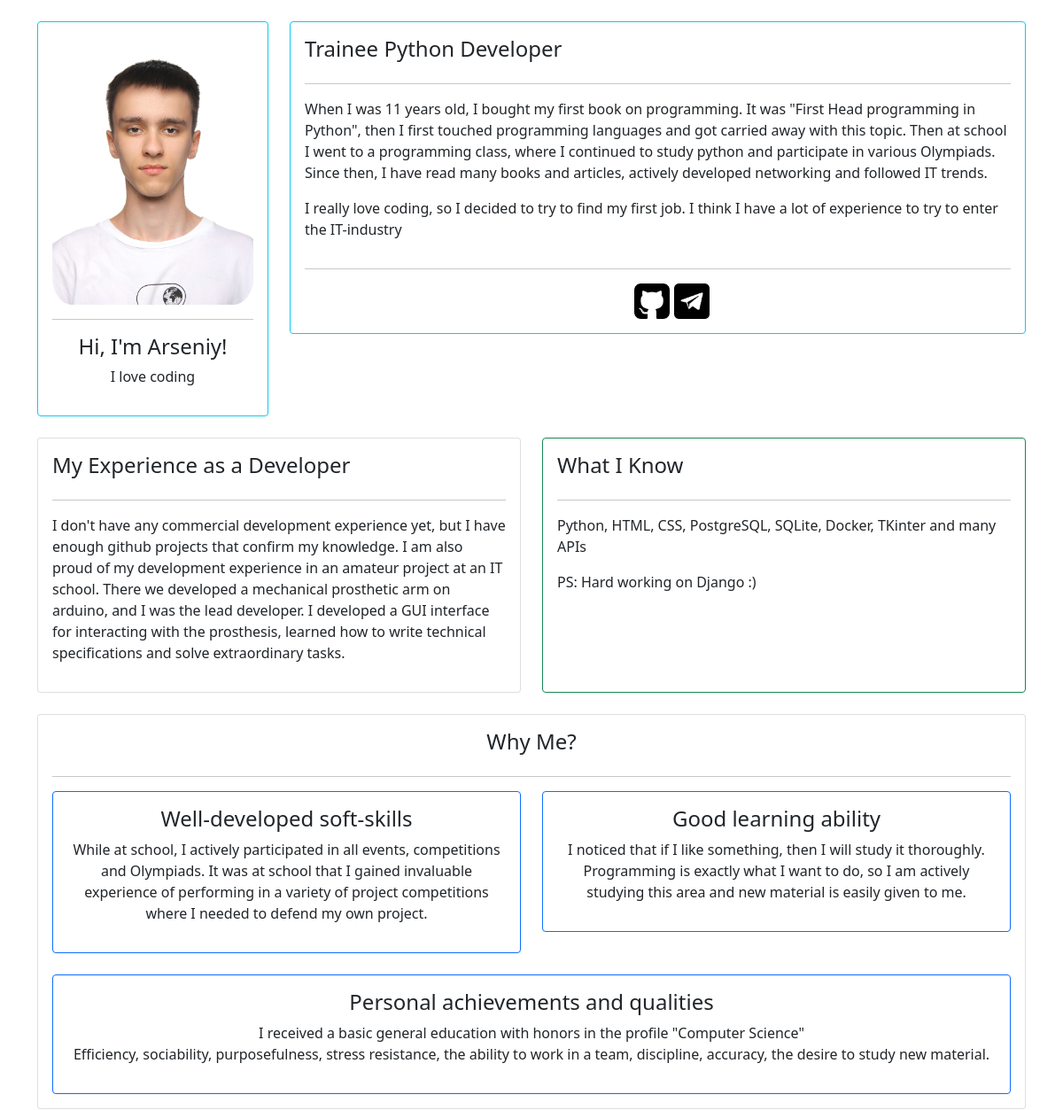
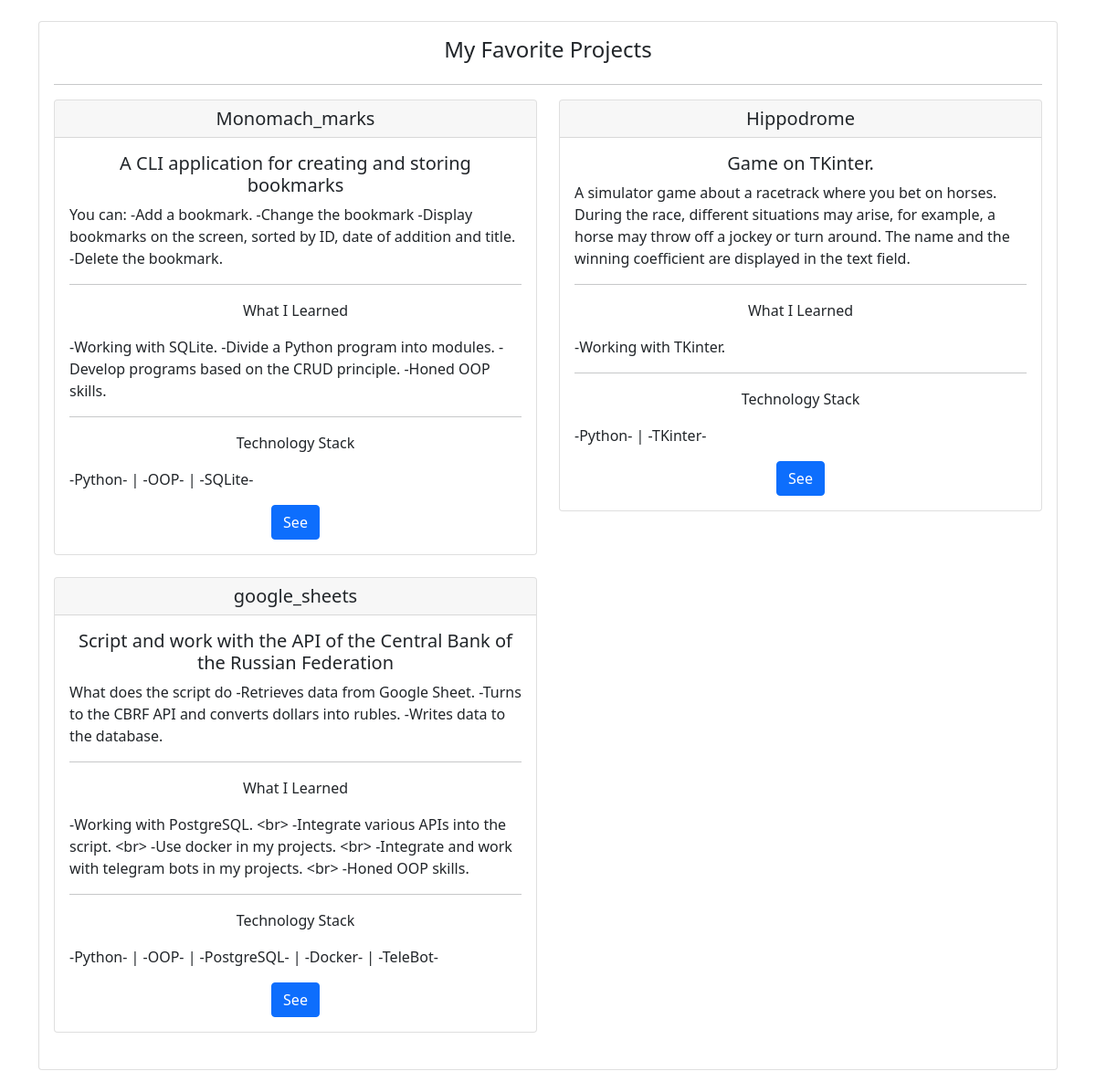
The page / on the database its author committed (2 pictures, top to bottom).
### projects/models.py (models this page shows, shortened)
class Project(models.Model):
    title = models.CharField(max_length=100)
    subtitle = models.TextField(null=True, blank=True)
    description = models.TextField(null=True, blank=True)
    learn_description = models.TextField(null=True, blank=True)
    stack = models.TextField(null=True, blank=True)
    source_link = models.TextField(max_length=500, null=True, blank=True)

### projects/views.py (the view)
# urls.py: path('', include('projects.urls')),
def projects(request):
	projects = Project.objects.all()
	context = {'projects': projects}
	return render(request, 'projects/projects.html', context)

### projects/templates/projects/projects.html (shortened to what this page needs)
<!DOCTYPE html>
{% load static %}
<html lang="en">
<head>
    <link href="https://cdn.jsdelivr.net/npm/bootstrap@5.1.3/dist/css/bootstrap.min.css" rel="stylesheet"
>
    <link href="{% static 'css/main.css' %}" rel="stylesheet" type="text/css">
</head>
<body>
    <div class="container">
        <br>
        <div class="row">
            <div class="col-md-3">
                <div class="card card-body border-info" id="profile-wrapper">
                    <img id="profile-pic"src="{% static 'images/photo.jpg' %}" alt="">
                    <hr>
                    <h4>Hi, I'm Arseniy!</h4>
                    <p>I love coding</p>
                </div>
            </div>
            <div class="col-md-9">
                <div class="card card-body border-info">
                    <h4>Trainee Python Developer</h4>
                    <hr>
                    <P>When I was 11 years old, I bought my first book on programming.
                        It was "First Head programming in Python", then I first touched programming languages and got carried away with this topic.
                        Then at school I went to a programming class, where I continued to study python and participate in various Olympiads.
                        Since then, I have read many books and articles, actively developed networking and followed IT trends.</P>
                    <P>I really love coding, so I decided to try to find my first job. I think I have a lot of experience to try to enter the IT-industry</P>
                    <hr>
                    <ul class="social-links">
                        <li class="social"><a href="https://github.com/ArseniyZh" target="_blank"><img class="social-pic" src="{% static 'images/github.png' %}" alt=""></a></li>
                        <li class="social"><a href="https://t.me/ytrisa" target="_blank"><img class="social-pic" src="{% static 'images/telegram.png' %}" alt=""></a></li>
                    </ul>
                </div>
            </div>
        </div>
        <br>
        <div class="row">
            <div class="col-md-6">
                <div class="card card-body h-100">
                    <h4>My Experience as a Developer</h4>
                    <hr>
                    <p>I don't have any commercial development experience yet, but I have enough github projects that confirm my knowledge.
                        I am also proud of my development experience in an amateur project at an IT school.
                        There we developed a mechanical prosthetic arm on arduino, and I was the lead developer.
                        I developed a GUI interface for interacting with the prosthesis, learned how to write technical specifications and solve extraordinary tasks.</p>
                </div>
            </div>
            <div class="col-md-6">
                <div class="card card-body h-100 border-success">
                    <h4>What I Know</h4>
                    <hr>
                    <p>Python, HTML, CSS, PostgreSQL, SQLite, Docker, TKinter and many APIs</p>
                    <p>PS: Hard working on Django :)</p>
                </div>
            </div>
        </div>
        <br>
        <div class="row">
            <div class="col-md">
                <div class="card card-body text-center">
                    <h4>Why Me?</h4>
                    <hr>
                    <div class="row">
                        <div class="col-md-6">
                            <div class="card card-body border-primary">
                                <h4>Well-developed soft-skills</h4>
                                <p>While at school, I actively participated in all events, competitions and Olympiads.
                                    It was at school that I gained invaluable experience of performing in a variety of project competitions where I needed to defend my own project.</p>
                            </div>
                        </div>
                        <div class="col-md-6">
                            <div class="card card-body border-primary">
                                <h4>Good learning ability</h4>
                                <p>I noticed that if I like something, then I will study it thoroughly.
                                    Programming is exactly what I want to do, so I am actively studying this area and new material is easily given to me.</p>
                            </div>
                        </div>
                    </div>
                    <br>
                    <div class="row">
                        <div class="col-md">
                            <div class="card card-body border-primary">
                                <h4>Personal achievements and qualities</h4>
                                <p>I received a basic general education with honors in the profile "Computer Science"
                                    <br>Efficiency, sociability, purposefulness, stress resistance,
                                    the ability to work in a team, discipline, accuracy, the desire to study
                                    new material.</p>
                            </div>
                        </div>
                    </div>
                </div>
            </div>
        </div>
        <br>
        <div class="row">
            <div class="col-md">
                <div class="card card-body text-center">
                    <h4>My Favorite Projects</h4>
                    <hr>
                    <div class="row">
                            {% for project in projects %}
                            <div class="col-md-6">
                                <div class="card">
                                    <h5 class="card-header text-center">{{project.title}}</h5>
                                    <div class="card-body">
                                        <h5 class="text-center">{{project.subtitle}}</h5>
                                        <p class="text-start">{{project.description}}</p>
                                        <hr>
                                        <p class="text-center">What I Learned</p>
                                        <p class="text-start">{{project.learn_description}}</p>
                                        <hr>
                                        <p class="text-center">Technology Stack</p>
                                        <p class="text-start">{{project.stack}}</p>
                                        <a href="{{project.source_link}}" class="btn btn-primary" target="_blank">See</a>
                                    </div>
                                </div>
                                <br>
                            </div>
                            {% endfor %}
                    </div>
                </div>
            </div>
        </div>
        <br>
    </div>
</body>
</html>

### static/css/main.css (style rules this page uses)
body { background: rgb(255,255,238)!important; background: linear-gradient(90deg, rgba(255, 255, 232, 0.5) 0%, rgba(254, 241, 255, 0.5) 60%, rgba(255, 242, 242, 0.5) 100%)!important; background: white!important; }
#profile-wrapper { text-align: center; }
#profile-pic { border-radius: 10%; }
ul { margin: auto; list-style-type: none; }
.social-links ul, li { list-style-type: none; display: inline-block; }
.social-pic { width: 40px; height: 40px; }

### rows shown on the page
Project: title "Monomach_marks", subtitle "A CLI application for creating and storing bookmarks", description "You can: -Add a bookmark. -Change the bookmark -Display bookmarks on the screen, sorted by ID, date of addition and title. -Delete the bookmark.", learn_description "-Working with SQLite. -Divide a Python program into modules. -Develop programs based on the CRUD principle. -Honed OOP skills.", stack "-Python- | -OOP- | -SQLite-"
Project: title "Hippodrome", subtitle "Game on TKinter.", description "A simulator game about a racetrack where you bet on horses. During the race, different situations may arise, for example, a horse may throw off a jockey or turn around. The name and the winning coefficient are displayed in the text field.", learn_description "-Working with TKinter.", stack "-Python- | -TKinter-"
Project: title "google_sheets", subtitle "Script and work with the API of the Central Bank of the Russian Federation", description "What does the script do -Retrieves data from Google Sheet. -Turns to the CBRF API and converts dollars into rubles. -Writes data to the database.", learn_description "-Working with PostgreSQL. <br> -Integrate various APIs into the script. <br> -Use docker in my projects. <br> -Integrate and work with telegram bots in my projects. <br> -Honed OOP skills.", stack "-Python- | -OOP- | -PostgreSQL- | -Docker- | -TeleBot-"
